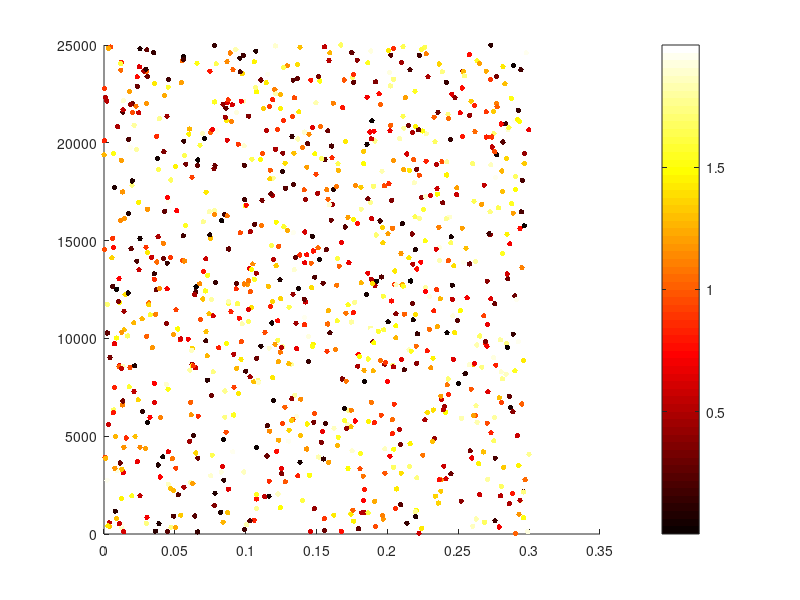

This chart was generated by the following MATLAB code: (Note: this script raises an error after producing the figure.)
% Setting up the random seed for reproducibility
rng(0);

% Generating random data
x = rand(1000, 1) * 0.3; % Scientific Benefit
y = rand(1000, 1) * 25000; % Lifecycle cost (scaled to match the image)
z = rand(1000, 1) * 2; % The color scale for 'interference' level

% Creating the scatter plot
figure;
scatter(x, y, 15, z, 'filled'); % The '15' here is the size of the markers
colormap('hot'); % Using the 'hot' colormap
caxis([min(z), max(z)]); % Setting the limits of the color axis to match the data range

% Adding the colorbar on the right
colorbar;
c = colorbar;
c.Label.String = 'Interference level';

% Adding labels and title
xlabel('Scientific Benefit');
ylabel('Lifecycle cost ($FY10M)');
title('Interfering instrument pairs');

% MATLAB automatically displays the plot, so no need for a show command